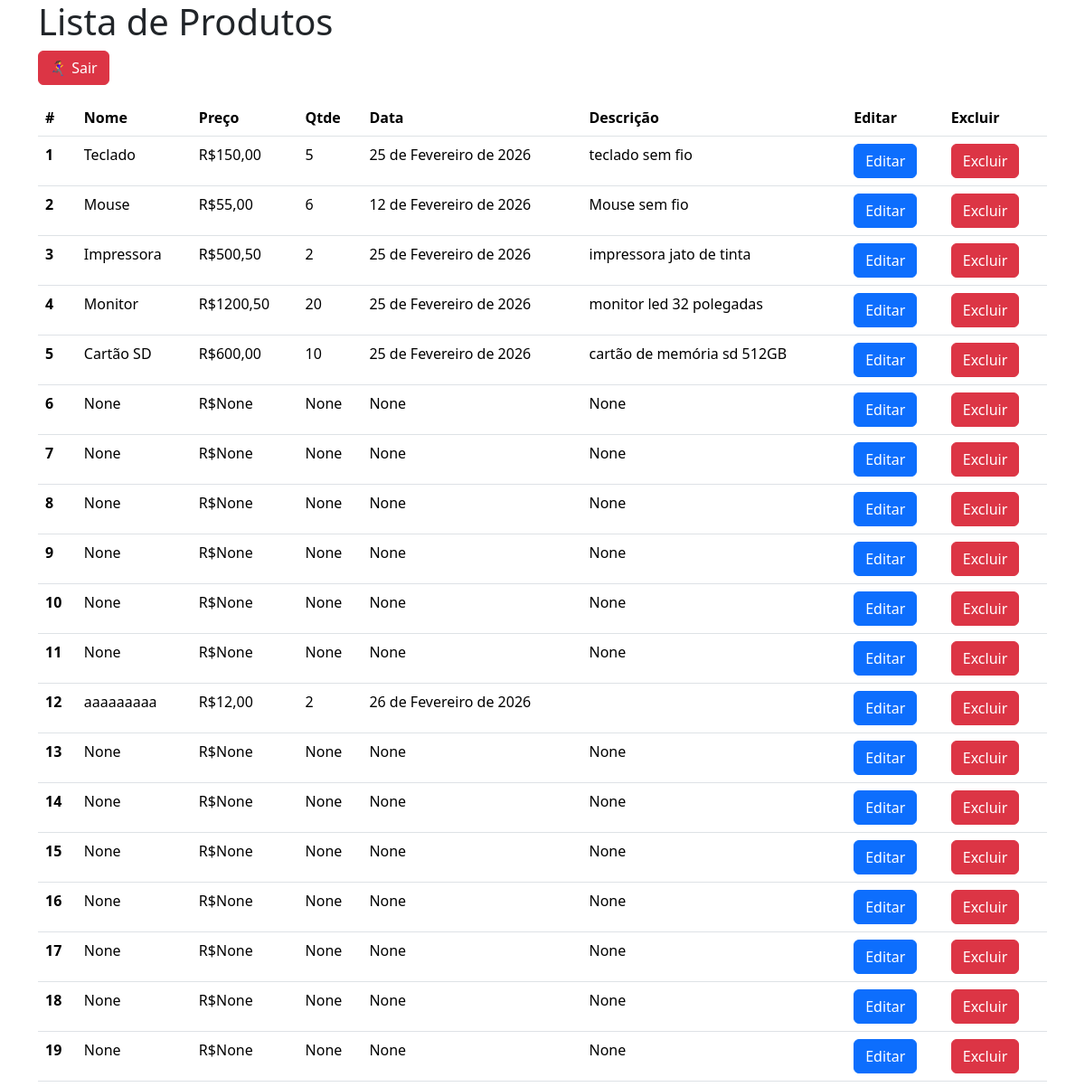
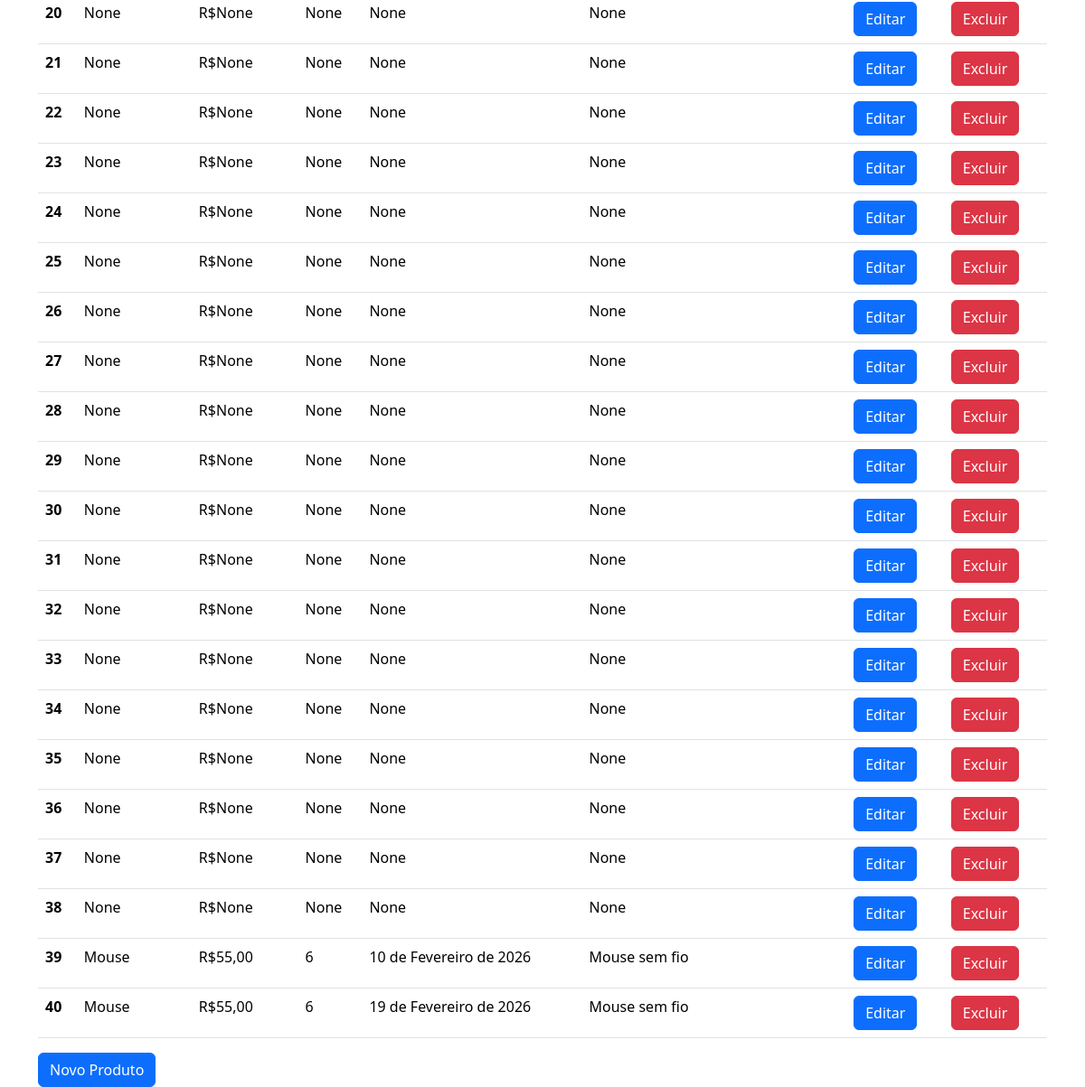
The app's page /produto (signed in), older data (2 pictures, top to bottom).
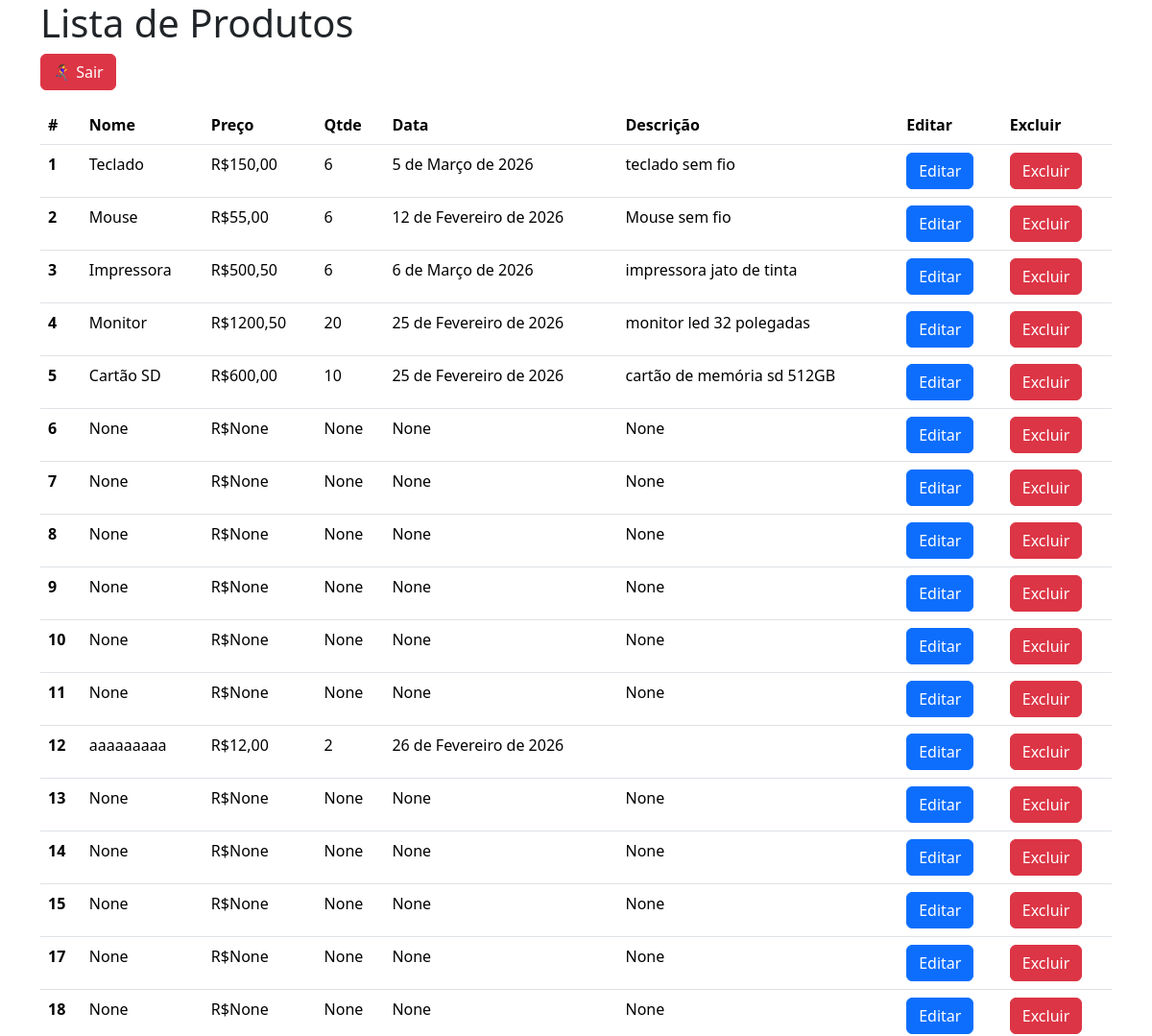
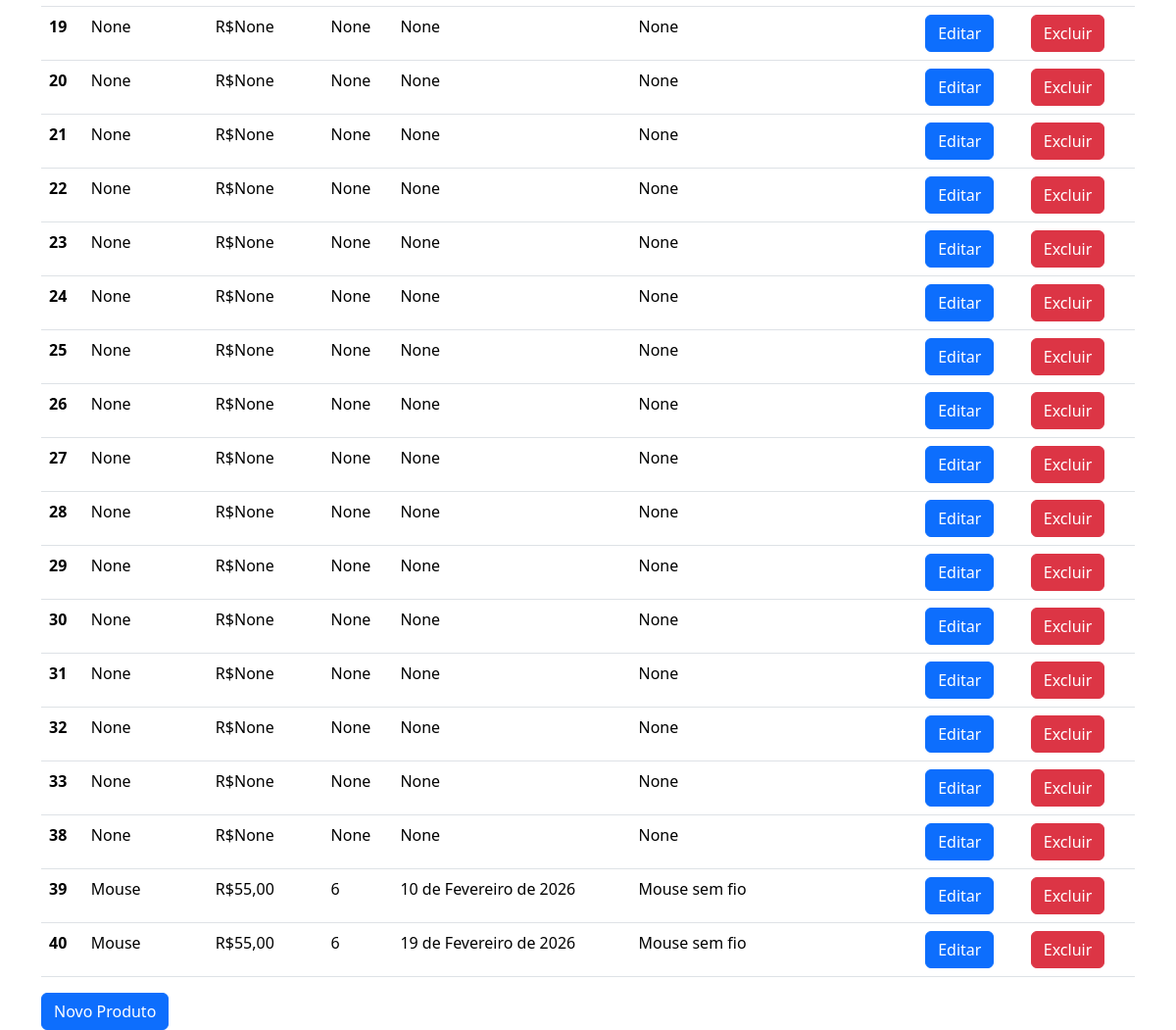
The same page, newer data (2 pictures, top to bottom).
### aplicacao/models.py (models this page shows)
class Produto(models.Model):
    nome = models.CharField(max_length=100, null=True, blank=True)
    preco = models.DecimalField(decimal_places=2, max_digits=10, null=True, blank=True)
    qtde = models.IntegerField(null=True, blank=True)
    descricao = models.CharField(max_length=250, null=True, blank=True)
    data = models.DateField(null=True, blank=True)

### aplicacao/views.py (the view)
# urls.py: path('produto', produto, name="urlproduto"),
@login_required(login_url="urlentrar")
def produto(request):
    produtos = Produto.objects.all()
    context = {'produtos': produtos}
    return render(request, "produto.html", context)

### aplicacao/templates/produto.html (shortened to what this page needs)
{% load bootstrap5 %}
<!DOCTYPE html>
<html lang="en">
  <head>
    {% bootstrap_css %}
  </head>
  <body>
    <div class="container">
      <h1>Lista de Produtos</h1>
      <div class="mb-3">
        <a href="{% url 'urlsair' %}" class="btn btn-danger">
          🏃‍♀️‍➡️ Sair
        </a>
      </div>
      <table class="table table-hover">
        <thead>
          <tr>
            <th scope="col">#</th>
            <th scope="col">Nome</th>
            <th scope="col">Preço</th>
            <th scope="col">Qtde</th>
            <th scope="col">Data</th>
            <th scope="col">Descrição</th>
            <th scope="col">Editar</th>
            <th scope="col">Excluir</th>
          </tr>
        </thead>
        {% for p in produtos %}
        <tbody>
          <tr>
            <th scope="row">{{ p.id }}</th>
            <td>{{ p.nome }}</td>
            <td>R${{ p.preco }}</td>
            <td>{{ p.qtde }}</td>
            <td>{{ p.data }}</td>
            <td>{{ p.descricao }}</td>
            <td>
                <form action="{% url 'urleditarProduto' p.id %}" method="GET">
                    <input type="submit" value="Editar" class="btn btn-primary">
                </form>
            </td>
            <td>
                <form action="{% url 'urlexcluirProduto' p.id %}" method="POST">
                    <input type="submit" value="Excluir" class="btn btn-danger">
                </form>
            </td>
          </tr>
        </tbody>
        {% endfor %}
      </table>
      <form action="{% url 'urlcadastrarProduto' %}" method="POST">
        <input type="submit" value="Novo Produto" class="btn btn-primary" />
      </form>
    </div>
  </body>
</html>

Row changes from the older to the newer data that the page shows:
removed Produto: id "16", nome "None", preco "None", qtde "None", data "None", descricao "None"
removed Produto: id "34", nome "None", preco "None", qtde "None", data "None", descricao "None"
removed Produto: id "35", nome "None", preco "None", qtde "None", data "None", descricao "None"
removed Produto: id "36", nome "None", preco "None", qtde "None", data "None", descricao "None"
removed Produto: id "37", nome "None", preco "None", qtde "None", data "None", descricao "None"
changed Produto "Teclado": qtde "5" → "6"; data "25 de Fevereiro de 2026" → "5 de Março de 2026"
changed Produto "Impressora": qtde "2" → "6"; data "25 de Fevereiro de 2026" → "6 de Março de 2026"
